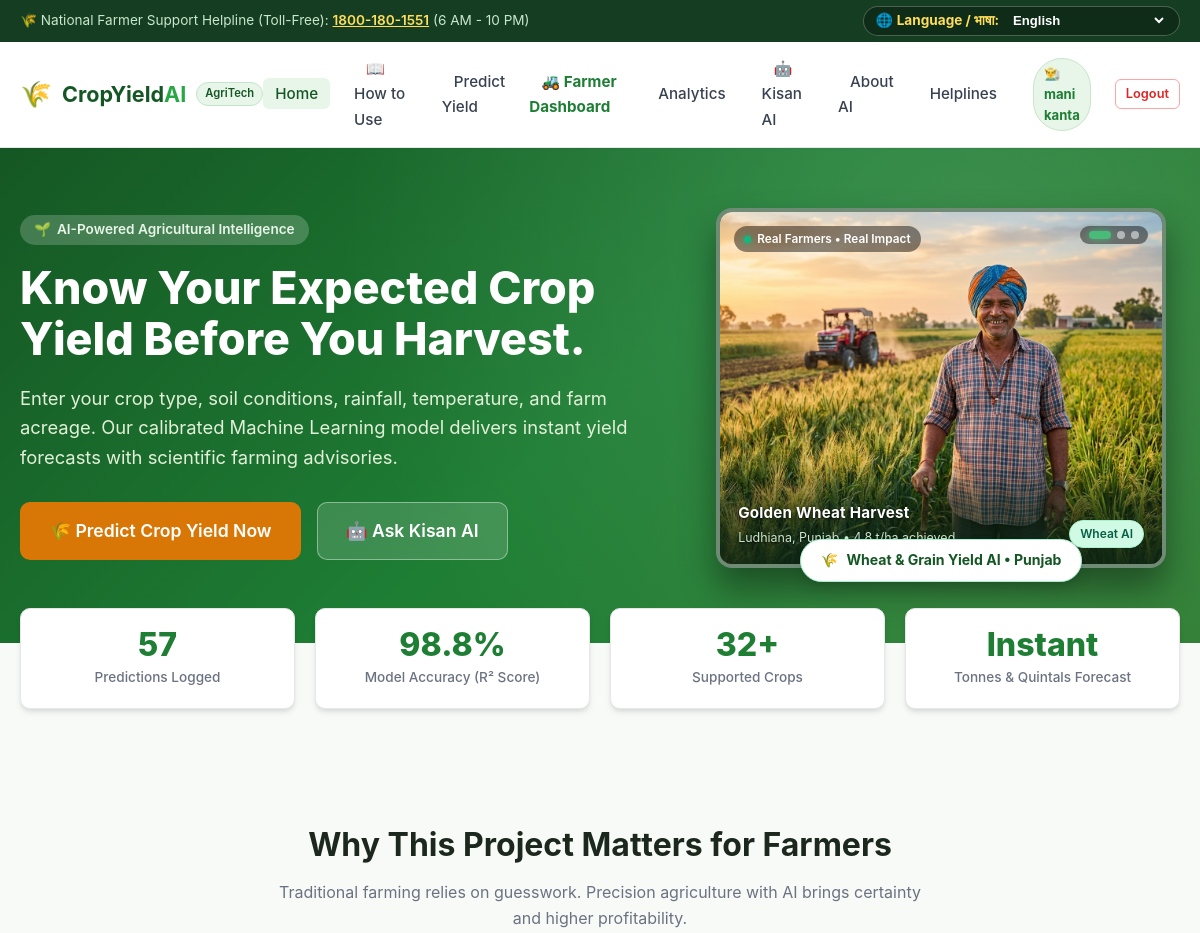
Before: / (signed in, upper part) with the older database file.
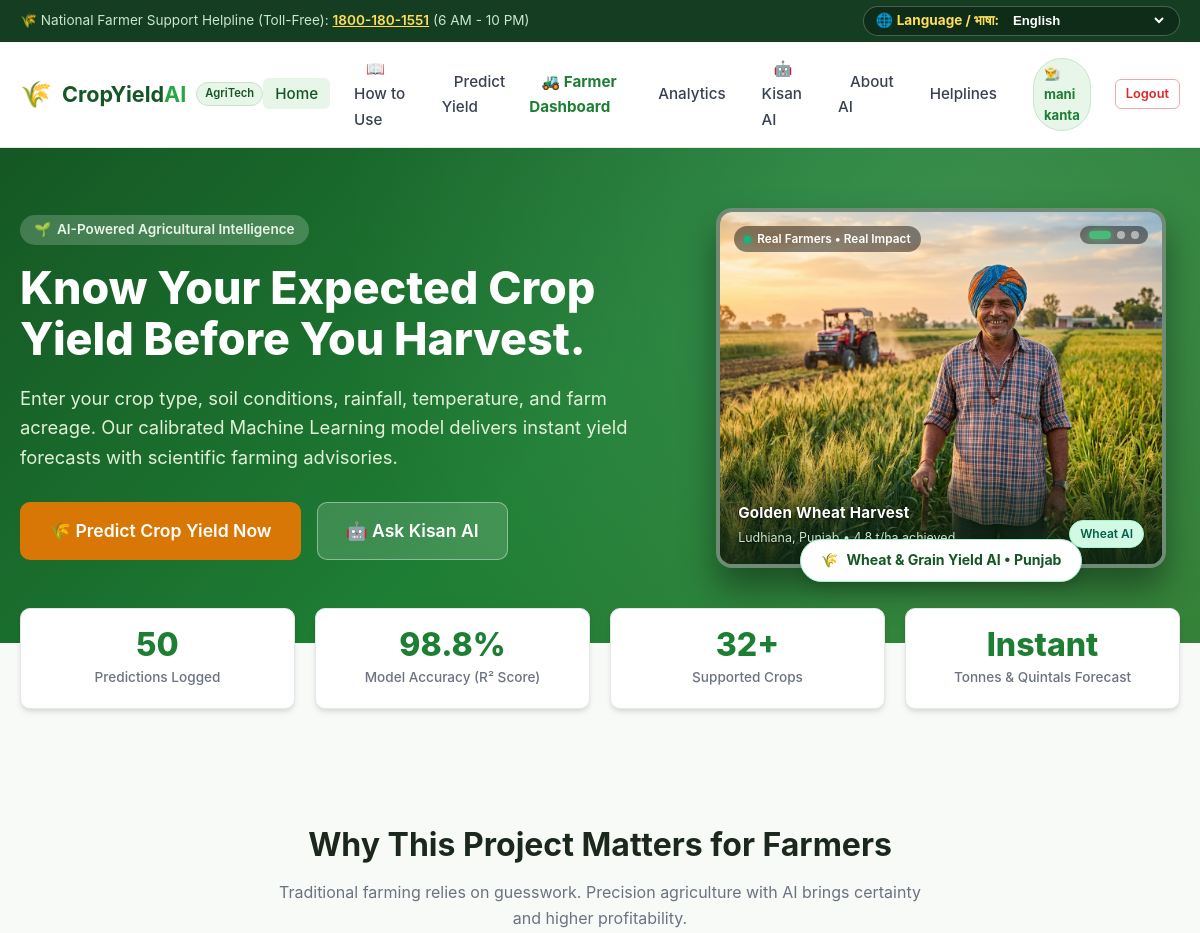
After: the same page with the newer database file.
### tables this page shows
CREATE TABLE predictions (
        id INTEGER PRIMARY KEY AUTOINCREMENT,
        created_at TEXT NOT NULL,
        farmer_name TEXT,
        state TEXT NOT NULL,
        crop TEXT NOT NULL,
        season TEXT NOT NULL,
        soil_type TEXT NOT NULL,
        area_ha REAL NOT NULL,
        rainfall_mm REAL NOT NULL,
        temp_c REAL NOT NULL,
        fertilizer_kg REAL NOT NULL,
        pesticide_kg REAL NOT NULL,
        predicted_yield_t_ha REAL NOT NULL,
        total_production_tonnes REAL NOT NULL,
        yield_status TEXT NOT NULL,
        notes TEXT
    , user_id INTEGER);

### app.py (the view)
@app.route("/")
def index():
    stats = database.get_stats()
    metrics = model_metadata.get("metrics", {})
    return render_template(
        "index.html",
        stats=stats,
        metrics=metrics,
        crops_count=len(model_metadata.get("options", {}).get("crops", [])),
    )

### database.py (called while the page is built)
def get_connection():
    conn = sqlite3.connect(DB_PATH)
    conn.row_factory = sqlite3.Row
    return conn

### templates/index.html (shortened to what this page needs)
{% extends "base.html" %}
{% block content %}
<section class="hero">
  <div class="container">
    <div class="hero-grid">
      <div class="hero-content">
        <div class="hero-tag">
          <span>🌱</span> AI-Powered Agricultural Intelligence
        </div>
        <h1 class="hero-title">
          Know Your Expected Crop Yield Before You Harvest.
        </h1>
        <p class="hero-subtitle">
          Enter your crop type, soil conditions, rainfall, temperature, and farm acreage. Our calibrated Machine Learning model delivers instant yield forecasts with scientific farming advisories.
        </p>
        <div class="hero-actions">
          <a href="{{ url_for('predict_page') }}" class="btn btn-secondary btn-lg">
            🌾 Predict Crop Yield Now
          </a>
          <a href="{{ url_for('assistant_page') }}" class="btn btn-outline btn-lg" style="background: rgba(255,255,255,0.15); color: #fff; border-color: rgba(255,255,255,0.4);">
            🤖 Ask Kisan AI
          </a>
        </div>
      </div>
      <div class="hero-image-box">
        <div class="hero-slideshow" id="heroSlideshow" title="Hover to pause slideshow">
          <div class="slide-live-tag">
            <span class="slide-live-pulse"></span>
            <span>Real Farmers • Real Impact</span>
          </div>
          <div class="hero-slide active" data-badge="🌾 Wheat &amp; Grain Yield AI • Punjab" data-badge-icon="🌾">
            <img src="{{ url_for('static', filename='images/farmer_hero_1.jpg') }}" alt="Proud Indian Wheat Farmer in Golden Field at Sunrise" class="hero-farmer-img">
            <div class="slide-caption-overlay">
              <div>
                <div class="slide-caption-title">Golden Wheat Harvest</div>
                <div class="slide-caption-sub">Ludhiana, Punjab • 4.8 t/ha achieved</div>
              </div>
              <span class="badge badge-optimal">Wheat AI</span>
            </div>
          </div>
          <div class="slide-dots">
            <span class="slide-dot active" onclick="gotoHeroSlide(0)" title="Wheat Harvest"></span>
            <span class="slide-dot" onclick="gotoHeroSlide(1)" title="Rice Paddy"></span>
            <span class="slide-dot" onclick="gotoHeroSlide(2)" title="Organic Vegetables"></span>
          </div>
        </div>
        <div class="hero-image-badge" id="heroBadge">
          <span id="heroBadgeIcon">🌾</span>
          <span id="heroBadgeText">Wheat &amp; Grain Yield AI • Punjab</span>
        </div>
      </div>
    </div>
  </div>
</section>
<div class="container">
  <div class="hero-stats">
    <div class="stat-card">
      <div class="stat-value">{{ stats.total_predictions }}</div>
      <div class="stat-label">Predictions Logged</div>
    </div>
    <div class="stat-card">
      <div class="stat-value">{{ (metrics.get('r2_score', 0.9869) * 100) | round(1) }}%</div>
      <div class="stat-label">Model Accuracy (R² Score)</div>
    </div>
    <div class="stat-card">
      <div class="stat-value">{{ crops_count or 12 }}+</div>
      <div class="stat-label">Supported Crops</div>
    </div>
    <div class="stat-card">
      <div class="stat-value">Instant</div>
      <div class="stat-label">Tonnes & Quintals Forecast</div>
    </div>
  </div>
</div>
<section class="section">
  <div class="container">
    <div class="section-header">
      <h2 class="section-title">Why This Project Matters for Farmers</h2>
      <p class="section-subtitle">
        Traditional farming relies on guesswork. Precision agriculture with AI brings certainty and higher profitability.
      </p>
    </div>
  </div>
</section>
{% endblock %}

### templates/base.html (shortened to what this page needs)
<!DOCTYPE html>
<html lang="en">
<head>
  <link rel="stylesheet" href="{{ url_for('static', filename='css/style.css') }}">
</head>
<body>
  <div class="top-bar">
    <div class="container">
      <div>
        <span>🌾 National Farmer Support Helpline (Toll-Free): </span>
        <a href="tel:18001801551" class="helpline-link">1800-180-1551</a> (6 AM - 10 PM)
      </div>
      <div style="display: flex; align-items: center; gap: 14px; flex-wrap: wrap;">
        <div class="language-selector-box">
          <label for="languageSelect" style="color: #ffde59; font-weight: 700; font-size: 0.85rem; display: flex; align-items: center; gap: 4px;">
            <span>🌐</span> <span>Language / भाषा:</span>
          </label>
          <select id="languageSelect" class="language-select" onchange="changeWebsiteLanguage(this.value)">
            <option value="en">English</option>
          </select>
        </div>
      </div>
    </div>
  </div>
  <nav class="navbar">
    <div class="container">
      <a href="{{ url_for('index') }}" class="brand">
        <span class="brand-icon">🌾</span>
        <span>CropYield<span style="color: #28a745;">AI</span></span>
        <span class="brand-badge">AgriTech</span>
      </a>
      <ul class="nav-menu">
        <li><a href="{{ url_for('index') }}" class="nav-link {% if request.path == '/' %}active{% endif %}">Home</a></li>
        <li><a href="{{ url_for('how_to_use_page') }}" class="nav-link {% if request.path == '/how-to-use' %}active{% endif %}">📖 How to Use</a></li>
        <li><a href="{{ url_for('predict_page') }}" class="nav-link {% if request.path == '/predict' %}active{% endif %}">Predict Yield</a></li>
        {% if session.get('user_role') == 'admin' %}
          <li><a href="{{ url_for('admin_dashboard') }}" class="nav-link {% if '/admin' in request.path %}active{% endif %}" style="color: #d97706; font-weight: 700;">👑 Admin Console</a></li>
        {% elif session.get('user_id') %}
          <li><a href="{{ url_for('farmer_dashboard') }}" class="nav-link {% if '/farmer' in request.path %}active{% endif %}" style="color: var(--primary); font-weight: 700;">🚜 Farmer Dashboard</a></li>
        {% endif %}
        <li><a href="{{ url_for('dashboard_page') }}" class="nav-link {% if request.path == '/dashboard' %}active{% endif %}">Analytics</a></li>
        <li><a href="{{ url_for('assistant_page') }}" class="nav-link {% if request.path == '/assistant' %}active{% endif %}">🤖 Kisan AI</a></li>
        <li><a href="{{ url_for('about_page') }}" class="nav-link {% if request.path == '/about' %}active{% endif %}">About AI</a></li>
        <li><a href="{{ url_for('contact_page') }}" class="nav-link {% if request.path == '/contact' %}active{% endif %}">Helplines</a></li>
        {% if session.get('user_id') %}
          <li style="display: flex; align-items: center; gap: 8px;">
            {% if session.get('user_role') == 'admin' %}
              <a href="{{ url_for('admin_dashboard') }}" style="font-size: 0.82rem; font-weight: 700; color: #92400e; background: #fef3c7; padding: 4px 10px; border-radius: var(--radius-full); border: 1px solid #fde68a;">
                👑 Admin: {{ session.get('user_name', 'Admin') }}
              </a>
            {% else %}
              <a href="{{ url_for('farmer_dashboard') }}" style="font-size: 0.82rem; font-weight: 700; color: #1e7e34; background: #e8f5e9; padding: 4px 10px; border-radius: var(--radius-full); border: 1px solid #c8e6c9;">
                👨‍🌾 {{ session.get('user_name', 'Farmer') }}
              </a>
            {% endif %}
          </li>
          <li><a href="{{ url_for('logout') }}" class="btn btn-sm btn-outline" style="border-color: #fca5a5; color: #dc2626; padding: 4px 10px; font-size: 0.8rem;">Logout</a></li>
        {% else %}
          <li><a href="{{ url_for('login') }}" class="nav-link {% if request.path == '/login' %}active{% endif %}">🔑 Login</a></li>
          <li><a href="{{ url_for('register') }}" class="btn btn-sm btn-outline">📝 Register</a></li>
        {% endif %}
      </ul>
    </div>
  </nav>
  <main>
    {% block content %}{% endblock %}
  </main>
</body>
</html>

Changed rows visible on the page:
removed predictions: get "mani kanta"
Other visible differences:
{{ session.get('user_name', 'Farmer') }}: (not shown) → "mani kanta"
{{ stats.total_predictions }}: "57" → "50"
